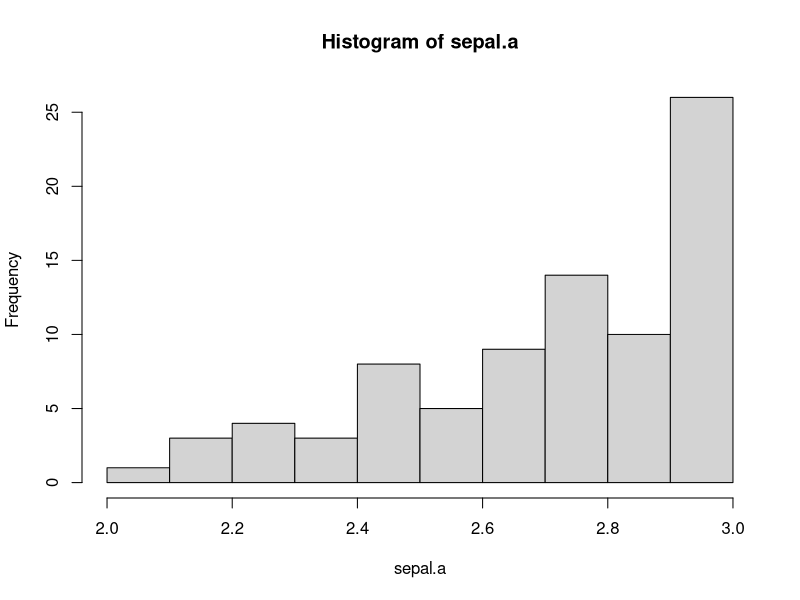

This figure's R source:
## ---- chunk 1
#?ncol
m<-matrix(1:10, 2,5)
m
ncol(m)
NCOL(m)

v<-1:10
v
ncol(v)
NCOL(v)
## ---- chunk 2
v <- c(8:19)
v
w <- v[1:4]
w
## ---- chunk 3
d <- c(8:20)
d
h <- d[5:9]
h
## ---- chunk 4
length(w)
## ---- chunk 5
typeof(c(3,FALSE))
typeof(c("a",1))
typeof(c(4L,2))
## ---- chunk 6
d.2<-d*2
d.2
d.2[length(d.2)]
## ---- chunk 7
a<-seq(0.6,1.9, length = 11)
a
b<-a[a>=1.1]
b
## ---- chunk 8
a[a>=1.1]<-2
a
## ---- chunk 9
l <- c(list(1,2),c(3,4))
j <- list(list(1,2),c(3,4))

str(l)
str(j)

## ---- chunk 10
unlist(l)
unlist(j)
## ---- chunk 11
my.fac <- factor(c("yes", "yes", "no", "yes", "yes", "yes"))
my.fac
table(my.fac)
## ---- chunk 12
f1 <- factor(letters)
levels(f1) <-rev(levels(f1))
f2 <- rev(factor(letters))
f3 <- factor(letters, levels=rev(letters))
f1
f2
f3
## ---- chunk 13
f <- data.frame(kids=c("Jack","Jill"),ages=c(12,11))
f
#f <- data.frame(kids=c("Jack","Jill"),ages=c(12,10,11))
#f
## ---- chunk 14
#f2 <- tibble(kids=c("Jack","Jill"),ages=c(12,10))
#f2
## ---- chunk 15
f.mat<-as.matrix(f)
f.mat
## ---- chunk 16
d1 <- data.frame(names = c("Jack", "Jill", "John"), states = c("CA", "IL", "IL"))
d2 <- data.frame(ages = c(10, 7, 12), names = c("Jill", "Jillian", "Jack"))
d1
d2
merge(d1,d2)
names(d2) <- c("ages","kids")
merge(d1,d2)

merge(d1,d2, by.x = "names", by.y = "kids")
## ---- chunk 17
a <- data.frame(NULL)
class(a)
ncol(a)
nrow(a)
## ---- chunk 18
sepal.a <- iris$Sepal.Width[iris$Sepal.Width<=3]
iris.hist<-hist(sepal.a)
iris.hist
## ---- chunk 19
d <- data.frame(gender = c("M", "M", "F", "M", "F", "F"),
        age=c(47, 59, 21, 32, 33, 24),
        income=c(55000, 88000, 32450, 76500, 123000, 45650))
d$over25 <- ifelse(d$age > 25, 1, 0)
d
d.ap<-apply(d, 2, min)
d.ap
## ---- chunk 20
wave_to_freq <- function(wave) {
  #note wavelength needs to be in meters
  freq <- (299792458/wave) #speed of light in m/s
  freq
}
wave_to_freq(0.02)

## ---- chunk 21
#x<-wave_to_freq()
#x
## ---- chunk 22
#This function convers nanometers (10^-9) to meters.
nm_to_m <- function(nm) {
  m <- nm*10^9 #Multiply nm by 10^9 to get meters
  m
}

nm_to_m(0.000000001)
